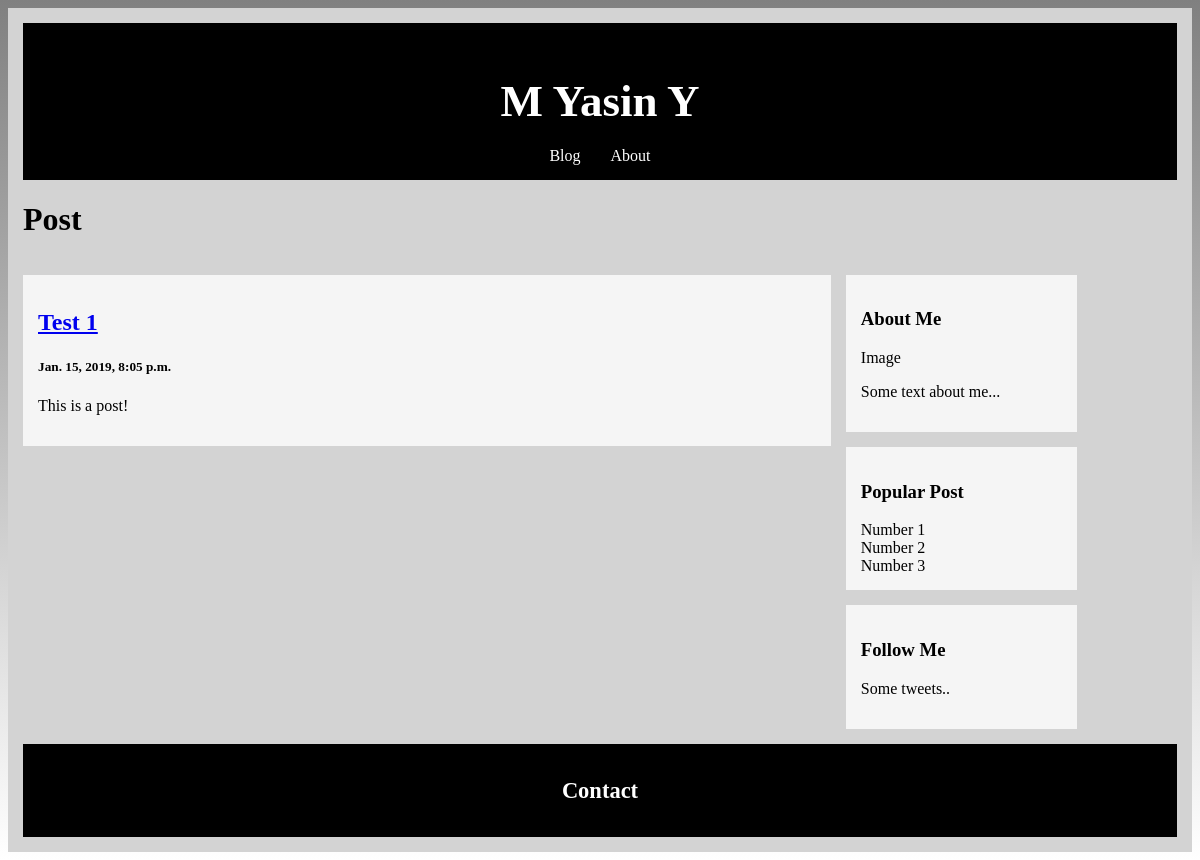
Screenshot of /blog/Test 1/ with the database file from the repository.
### myblog/models.py (models this page shows, shortened)
class Post(models.Model):
    title = models.CharField(max_length=100)
    body = models.TextField(blank=True, null=True)
    date = models.DateTimeField(default=datetime.now, blank=True)

### myblog/views.py (the view)
# urls.py: path('<str:post_title>/', views.detail, name='detail')
def detail(request, post_title):
    try:
        post = Post.objects.get(title=post_title)
    except Post.DoesNotExist:
        raise Http404("Üzgünüm, böyle bir paylaşım bulunamadı...")
    return render(request, "detail.html", {'result': post})

### templates/detail.html (shortened to what this page needs)
<!DOCTYPE html>
<html lang="en">
{% extends 'base.html' %}
{% block content %}
<head>
</head>
<body>
    <h1>Post</h1>
    <div class="col-left">
        <div class="card">
            <h2><a href=".">{{ result.title }}</a></h2>
            <h5>{{ result.date }}</h5>
            <p>{{ result.body }}</p>
        </div>
    </div>
</body>
{% endblock %}

### static/css/base.css (style rules this page uses)
html { background: linear-gradient(gray, white) no-repeat; }
body { font-family: Calibri, serif; padding: 15px; background: lightgray; }
.col-left { float: left; width: 70%; }
.card { padding: 15px; margin-top: 15px; background-color: whitesmoke; }

### rows the page displays
Post: title "Test 1", date "Jan. 15, 2019, 8:05 p.m.", body "This is a post!"
